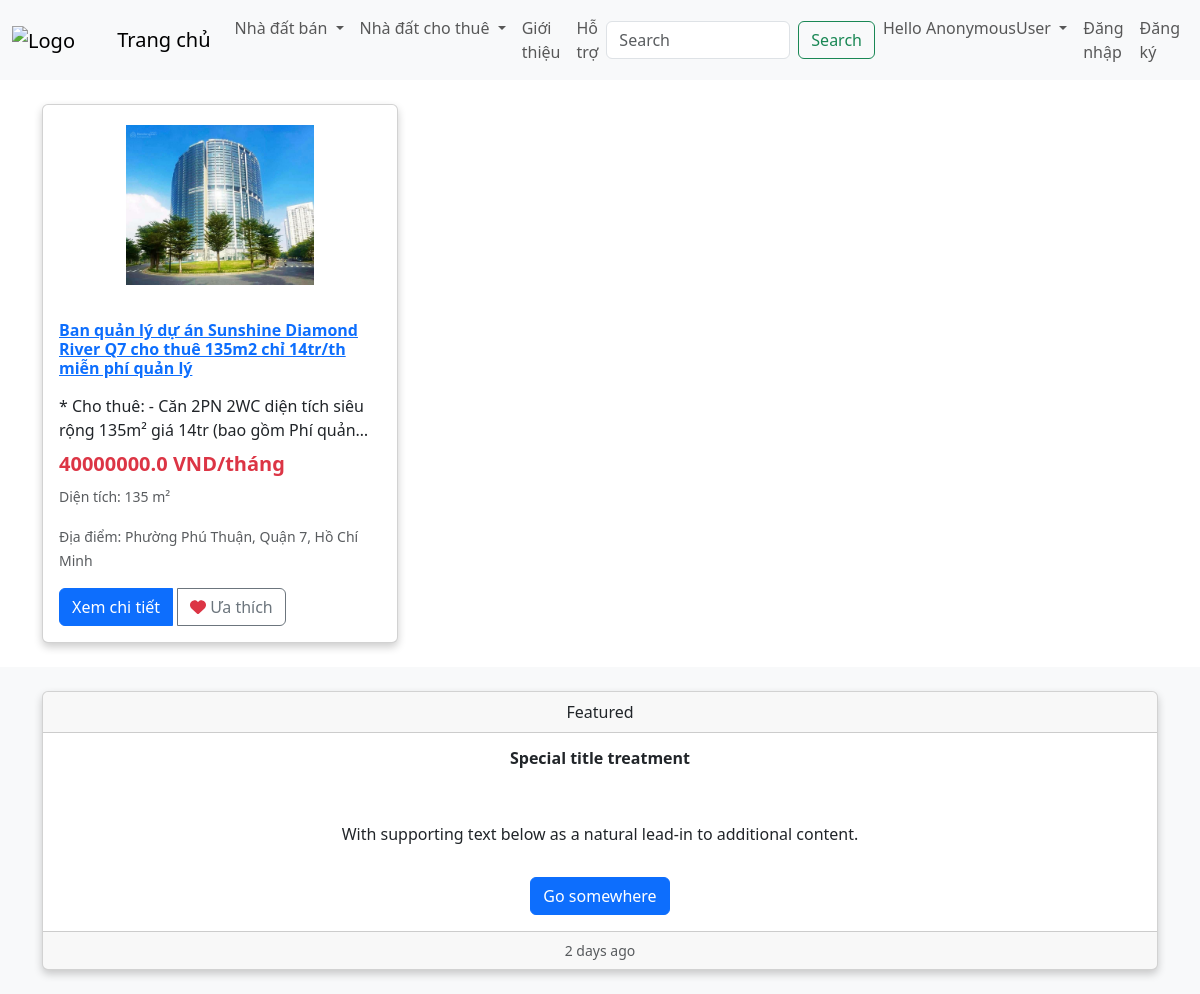
Page /category/?category=cho-thue-can-ho-chung-cu on the committed database.
### app/models.py (models this page shows, shortened)
class Product(models.Model):
    category=models.ManyToManyField(Category,related_name='product')
    name = models.CharField(max_length=500, null=True)
    short_description = models.CharField(max_length=200, null=True)
    full_description=models.CharField(max_length=200, null=True)
    price = models.FloatField()
    area = models.CharField(max_length=100, null=True)
    location = models.CharField(max_length=100, null=True)
    status = models.CharField(max_length=10, choices=STATUS_CHOICES, default='sale')
    image = models.ImageField(null=True, blank=True)
    @property
    def IMAGEURL(self):
        try:
            url = self.image.url
        except:
            url = ''
        return url

### app/views.py (the view)
# urls.py: path('category/', views.category, name="category"),
def category(request):
    categories_for_sale= Category.objects.filter(is_sub=False,is_rent=False)
    categories_for_rent= Category.objects.filter(is_sub=False,is_rent=True)
    active_category=request.GET.get('category','')
    products = []
    if active_category:
        products=Product.objects.filter(category__slug=active_category)
    context = {
        'products': products,
        'active_category': active_category,
        'categories_for_rent': categories_for_rent,
        'categories_for_sale': categories_for_sale,
    }
    return render(request, 'app/category.html', context)

### app/templates/app/category.html (shortened to what this page needs)
{% extends 'app/base.html' %}
{% load static %}
    {% block search %}
    <div class="container mt-4">
      <div class="row">
          {%for product in products%}
          <div class="col-lg-4 col-md-6 mb-4">
              <div class="card h-100">
                  <a href="#"><img class="card-img-top" src="{{product.IMAGEURL}}" alt="{{ product.name }}"></a>
                  <div class="card-body">
                      <h4 class="card-title"><a href="#">{{ product.name }}</a></h4>
                      <p class="card-text">{{ product.short_description }}</p>
                      <h5 class="product-price text-danger">{{ product.price }} VND/tháng</h5>
                      <p><small class="text-muted">Diện tích: {{ product.area }} m²</small></p>
                      <p><small class="text-muted">Địa điểm: {{ product.location }}</small></p>
                      <div class="btn-group" role="group">
                          <a href="{% url "detail" %}?id={{product.id}}" class="btn btn-primary">Xem chi tiết</a>
                          <button data-product={{product.id}} data-action ="add" class="btn btn-outline-secondary add-btn update-cart "><i class="fa fa-heart"></i> Ưa thích</button>
                      </div>
                  </div>
              </div>
          </div>
          {% endfor %}
      </div>
  </div>
    {%endblock search%}

### app/templates/app/base.html (shortened to what this page needs)
{% load static %}
<!DOCTYPE html>
<html>
<head>
    {% block styles %}
    <link rel="stylesheet" type="text/css"  href="{% static 'app/css/main.css' %}">
    <link href="https://cdnjs.cloudflare.com/ajax/libs/font-awesome/6.0.0-beta3/css/all.min.css" rel="stylesheet">
    <link href="{% static 'app/css/style.css' %}" rel="stylesheet">
    <link href="{% static 'app/css/owl.carousel.min.css' %}" rel="stylesheet">
    {% endblock %}
    <link href="https://cdn.jsdelivr.net/npm/bootstrap@5.3.3/dist/css/bootstrap.min.css" rel="stylesheet">
    <link href="{% static 'app/css/owl.carousel.min.css' %}" rel="stylesheet">
</head>
<body>
     <nav class="navbar navbar-expand-lg bg-body-tertiary">
        <div class="container-fluid">
            <a class="navbar-brand" href="{% url 'home' %}">
                <img src="https://staticfile.batdongsan.com.vn/images/logo/standard/red/logo.svg" alt="Logo" width="100" height="30" class="d-inline-block align-text-top" >
                Trang chủ
            </a>
            <div class="collapse navbar-collapse" id="navbarSupportedContent">
                <ul class="navbar-nav me-auto mb-2 mb-lg-0">
                    <li class="nav-item dropdown">
                        <a class="nav-link dropdown-toggle" href="#" role="button" data-bs-toggle="dropdown" aria-expanded="false">
                            Nhà đất bán
                        </a>
                    </li>
                    <li class="nav-item dropdown">
                        <a class="nav-link dropdown-toggle" href="#" role="button" data-bs-toggle="dropdown" aria-expanded="false">
                            Nhà đất cho thuê
                        </a>
                    </li>
                    <li class="nav-item">
                        <a class="nav-link" href="#">Giới thiệu</a>
                    </li>
                    <li class="nav-item">
                        <a class="nav-link " href="#">Hỗ trợ</a>
                    </li>
                </ul>
                <form class="d-flex" role="search" method="POST" action="{% url "search" %}">
                    <input class="form-control me-2" type="search" placeholder="Search" aria-label="Search" name = "searched">
                    <button class="btn btn-outline-success" type="submit">Search</button>
                </form>
            </div>
            <ul class="navbar-nav me-auto mb-2 mb-lg-0">
                <li class="nav-item dropdown">
                    <a class="nav-link dropdown-toggle" href="#" role="button" data-bs-toggle="dropdown" aria-expanded="false">
                        Hello {{request.user}}
                    </a>
                </li>
                <li class="nav-item" style="visibility:{{user_not_login1}}">
    <a class="nav-link" href="{% url 'login' %}">Đăng nhập</a>
</li>
<li class="nav-item" style="visibility:{{user_not_login2}}">
    <a class="nav-link" href="{% url 'register' %}">Đăng ký</a>
</li>
            </ul>
        </div>
    </nav>
    <div class='content'>
    {% block search %} {%endblock search%}
    </div>
    <footer class="bg-light text-dark py-4">
        <div class="container">
            <div class="row">
                <div class="col text-center">
                    <div class="card">
                        <div class="card-header">
                            Featured
                        </div>
                        <div class="card-body">
                            <h5 class="card-title">Special title treatment</h5>
                            <p class="card-text">With supporting text below as a natural lead-in to additional content.</p>
                            <a href="#" class="btn btn-primary">Go somewhere</a>
                        </div>
                        <div class="card-footer text-muted">
                            2 days ago
                        </div>
                    </div>
                </div>
            </div>
        </div>
    </footer>
</body>
</html>

### app/static/app/css/main.css (style rules this page uses)
body { background-color: hsl(0, 0%, 98%); margin: 0; padding: 0; }
h1, h2, h3, h4, h5, h6 { color: hsl(0, 0%, 30%); }
.btn { border-radius: 0; }
.card { box-shadow: 0 4px 8px 0 rgba(0,0,0,0.2); transition: 0.3s; border-radius: 5px; }
.card img { height: 200px; border-top-left-radius: 5px; border-top-right-radius: 5px; padding: 20px; object-fit: contain; }
.card-body { padding: 2px 16px; }
.card-title { margin-bottom: 10px; min-height: 65px; }
.card-text { margin-bottom: 10px; }
.card-text { display: -webkit-box; -webkit-line-clamp: 2; -webkit-box-orient: vertical; overflow: hidden; text-overflow: ellipsis; white-space: normal; }
.card-text { position: relative; cursor: pointer; min-height:45px; }
.card-text::after { content: attr(data-full); position: absolute; bottom: 100%; left: 0; background-color: rgba(0, 0, 0, 0.8); color: #fff; padding: 5px; border-radius: 4px; white-space: pre-wrap; z-index: 10; visibility: hidden; opacity: 0; transition: visibility 0s, opacity 0.2s; }
.card-title { display: -webkit-box; -webkit-box-orient: vertical; overflow: hidden; text-overflow: ellipsis; font-size: 16px; font-weight: bold; line-height: 1.2; max-height: 1.2em; margin-bottom: 10px; }
.card-footer { background-color: white; border-top: none; padding: 10px; color: grey; font-size: 14px; }
.product-price { color: red; font-weight: bold; }
.btn-primary { background-color: #007bff; border-color: #007bff; }
.btn-outline-secondary { color: #f08080; border-color: #f08080; background-color: transparent; }
.fa-heart { color: #f08080; }
.btn-group .btn { margin-right: 5px; }
.btn-group .btn:last-child { margin-right: 0; }
.fa-heart { color: #dc3545; }

### rows in the picture
Product: IMAGEURL (picture), name "Ban quản lý dự án Sunshine Diamond River Q7 cho thuê 135m2 chỉ 14tr/th miễn phí quản lý", short_description "* Cho thuê: - Căn 2PN 2WC diện tích siêu rộng 135m² giá 14tr (bao gồm Phí…", price "40000000.0", area "135", location "Phường Phú Thuận, Quận 7, Hồ Chí Minh"

### other values in the picture
{{ request.user }} "AnonymousUser"
